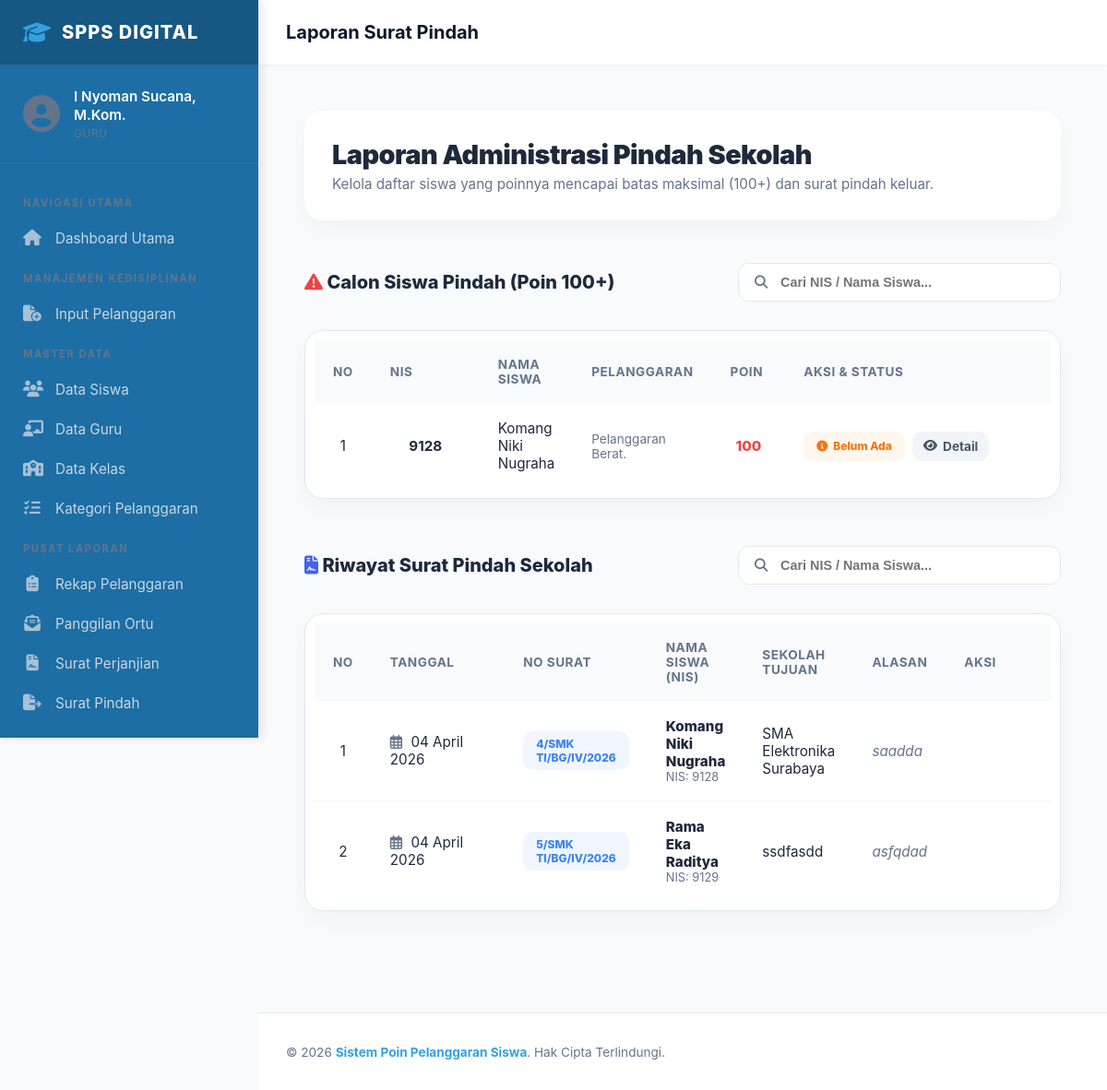
The app's page /pages/laporan/list_pindah.php (signed in), older data.
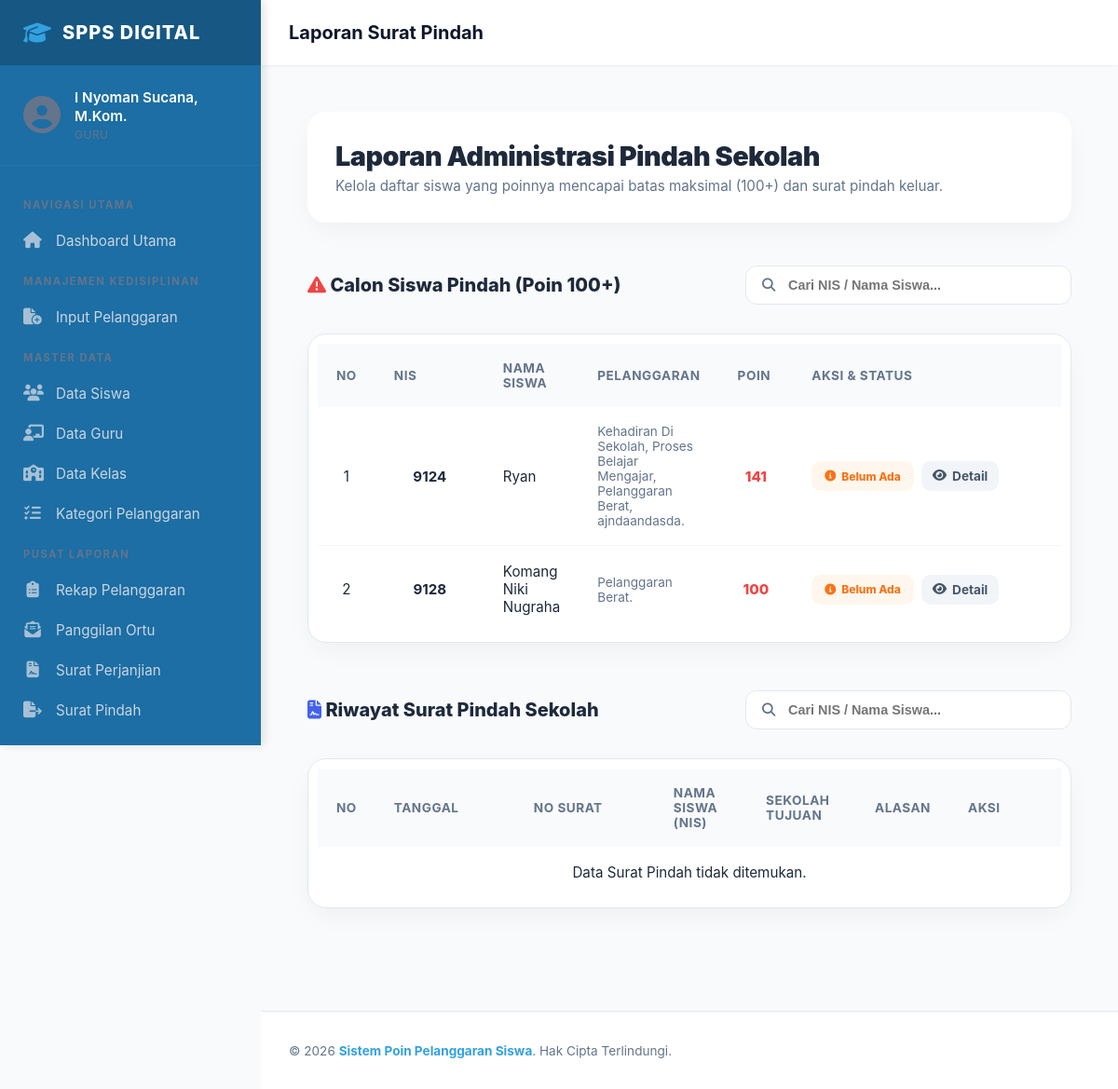
The same page, newer data.
### tables this page shows
CREATE TABLE `siswa` (
  `nis` int(5) NOT NULL,
  `nama_siswa` varchar(50) DEFAULT NULL,
  `jenis_kelamin` enum('Laki - Laki','Perempuan') DEFAULT NULL,
  `alamat` varchar(100) DEFAULT NULL,
  `password` varchar(70) DEFAULT NULL,
  `status` enum('aktif','tidak_aktif','lulus','pindah') DEFAULT NULL,
  `id_ortu_wali` int(5) DEFAULT NULL,
  `id_kelas` int(3) DEFAULT NULL
);

CREATE TABLE `surat_keluar` (
  `id_surat_keluar` int(5) NOT NULL,
  `no_surat` varchar(30) DEFAULT NULL,
  `jenis_surat` varchar(30) DEFAULT NULL,
  `id_surat_pindah` int(5) DEFAULT NULL,
  `nis` int(5) DEFAULT NULL,
  `tanggal_pembuatan_surat` date DEFAULT NULL,
  `id_profil_sekolah` int(2) DEFAULT NULL,
  `id_tahun_ajaran` int(3) DEFAULT NULL,
  `tingkat` varchar(3) DEFAULT NULL,
  `tanggal_pemanggilan` datetime NOT NULL,
  `keperluan` text NOT NULL
);

CREATE TABLE `surat_pindah` (
  `id_surat_pindah` int(5) NOT NULL,
  `sekolah_tujuan` varchar(100) DEFAULT NULL,
  `alasan_pindah` text DEFAULT NULL,
  `nama_ortu` varchar(50) DEFAULT NULL,
  `alamat_ortu` varchar(100) DEFAULT NULL,
  `foto_dokumen` varchar(100) DEFAULT NULL,
  `status` enum('Masih Proses','Selesai','','') DEFAULT NULL
);

### pages/laporan/list_pindah.php (the view, shortened to what the changed rows need)
<?php
include ROOTPATH . "/config/config.php";
include ROOTPATH . "/includes/header.php";
function formatTanggalIndo($tanggal_database) {
    $nama_bulan = [
        "01" => "Januari",  "02" => "Pebruari", "03" => "Maret",
        "04" => "April",    "05" => "Mei",       "06" => "Juni",
        "07" => "Juli",     "08" => "Agustus",   "09" => "September",
        "10" => "Oktober",  "11" => "November",  "12" => "Desember"
    ];
    $timestamp = strtotime($tanggal_database);
    $bagian_tanggal = explode("-", date("d-m-Y", $timestamp));
    return $bagian_tanggal[0] . " " . $nama_bulan[$bagian_tanggal[1]] . " " . $bagian_tanggal[2];
}
function tampilkanJenisPelanggaran($conn, $nis_siswa) {
    $query = mysqli_query($conn,
        "SELECT DISTINCT jenis FROM pelanggaran_siswa JOIN jenis_pelanggaran USING(id_jenis_pelanggaran) WHERE nis = '$nis_siswa'"
    );
    $daftar = [];
    while ($baris = mysqli_fetch_assoc($query)) {
        $daftar[] = htmlspecialchars($baris['jenis']);
    }
    if (!empty($daftar)) {
        echo implode(', ', $daftar) . '.';
    }
}
$keyword_calon = isset($_GET['cari_daftar_siswa']) ? mysqli_real_escape_string($conn, $_GET['cari_daftar_siswa']) : '';
$sql_calon = "
    SELECT main.*, sub.total_poin
    FROM (
        SELECT siswa.*, sk.tanggal_pembuatan_surat AS tanggal_surat, sp.status AS status_dokumen, sp.foto_dokumen, sk.id_surat_pindah
        FROM siswa
        JOIN pelanggaran_siswa USING(nis)
        LEFT JOIN surat_keluar sk ON siswa.nis = sk.nis AND sk.jenis_surat = 'Pindah Sekolah'
        LEFT JOIN surat_pindah sp USING(id_surat_pindah)
        WHERE siswa.status = 'aktif'
          AND (siswa.nama_siswa LIKE '%$keyword_calon%' OR siswa.nis LIKE '%$keyword_calon%')
        GROUP BY siswa.nis, sk.id_surat_pindah, sk.tanggal_pembuatan_surat, sp.status, sp.foto_dokumen
        ORDER BY siswa.nis, sk.tanggal_pembuatan_surat DESC
    ) main
    JOIN (
        SELECT nis, SUM(poin) AS total_poin FROM pelanggaran_siswa JOIN jenis_pelanggaran USING(id_jenis_pelanggaran) GROUP BY nis
    ) sub USING(nis)
    WHERE sub.total_poin >= 100
";
$hasil_calon = mysqli_query($conn, $sql_calon);
$keyword_surat = isset($_GET['cari']) ? mysqli_real_escape_string($conn, $_GET['cari']) : '';
$result_surat_pindah = mysqli_query($conn,
    "SELECT * FROM surat_keluar JOIN siswa USING(nis) JOIN surat_pindah USING(id_surat_pindah)
     WHERE jenis_surat = 'Pindah Sekolah'
     AND (nama_siswa LIKE '%$keyword_surat%' OR nis LIKE '%$keyword_surat%')
     ORDER BY tanggal_pembuatan_surat DESC"
);
?>
<link rel="stylesheet" href="/poin_pelanggaran_siswa/css/pages/laporan/list_pindah.css">
<div class="list-pindah-wrapper animate-fade-in">
    <header class="page-header-premium">
        <div class="header-info">
            <h2>Laporan Administrasi Pindah Sekolah</h2>
        </div>
    </header>
    <div class="table-card">
        <table class="modern-table">
            <thead>
                <tr>
                    <th width="50">No</th>
                    <th width="120">NIS</th>
                    <th>Nama Siswa</th>
                    <th>Pelanggaran</th>
                    <th width="80">Poin</th>
                    <th width="300">Aksi & Status</th>
                </tr>
            </thead>
            <tbody>
                <?php
                $no = 1;
                if (mysqli_num_rows($hasil_calon) == 0) {
                    echo "<tr><td colspan='6' align='center'>Tidak ada siswa dengan poin 100+ saat ini.</td></tr>";
                } else {
                    while ($data_siswa = mysqli_fetch_assoc($hasil_calon)) {
                        $status_class = ($data_siswa['status_dokumen'] == "Selesai") ? "status-success" : (($data_siswa['status_dokumen'] == "Masih Proses") ? "status-progress" : "status-pending");
                        $status_label = ($data_siswa['status_dokumen'] == "Selesai") ? "Selesai" : (($data_siswa['status_dokumen'] == "Masih Proses") ? "Masih Proses" : "Belum Ada");
                        $status_icon = ($data_siswa['status_dokumen'] == "Selesai") ? "fa-check-circle" : (($data_siswa['status_dokumen'] == "Masih Proses") ? "fa-clock" : "fa-info-circle");
                ?>
                <tr>
                    <td align="center"><?= $no++ ?></td>
                    <td align="center"><strong><?= htmlspecialchars($data_siswa['nis']) ?></strong></td>
                    <td><?= htmlspecialchars($data_siswa['nama_siswa']) ?></td>
                    <td style="font-size: 0.85rem; color: #64748b;"><?php tampilkanJenisPelanggaran($conn, $data_siswa['nis']); ?></td>
                    <td align="center"><span style="color: #ef4444; font-weight: 800;"><?= $data_siswa['total_poin'] ?></span></td>
                    <td>
                        <div class="btn-action-group">
                            <span class="status-badge <?= $status_class ?>"><i class="fas <?= $status_icon ?>"></i> <?= $status_label ?></span>
                            <?php if ($data_siswa['status_dokumen'] == NULL) { ?>
                                <a href="/poin_pelanggaran_siswa/pages/laporan/detail_pelanggaran.php?nis=<?= $data_siswa['nis'] ?>&from=list_pindah.php" class="btn-action btn-detail"><i class="fas fa-eye"></i> Detail</a>
                            <?php } elseif ($data_siswa['status_dokumen'] == "Selesai") { ?>
                                <a href="/poin_pelanggaran_siswa/assets/images/<?= htmlspecialchars($data_siswa['foto_dokumen']) ?>" target="_blank" class="btn-action btn-view"><i class="fas fa-image"></i> Lihat Dokumen</a>
                            <?php } ?>
                        </div>
                    </td>
                </tr>
                <?php } } ?>
            </tbody>
        </table>
    </div>
    <div class="table-card">
        <table class="modern-table">
            <thead>
                <tr>
                    <th width="50">No</th>
                    <th width="150">Tanggal</th>
                    <th width="150">No Surat</th>
                    <th>Nama Siswa (NIS)</th>
                    <th>Sekolah Tujuan</th>
                    <th>Alasan</th>
                    <th width="120">Aksi</th>
                </tr>
            </thead>
            <tbody>
                <?php
                $no = 1;
                if (mysqli_num_rows($result_surat_pindah) == 0) {
                    echo "<tr><td colspan='7' align='center'>Data Surat Pindah tidak ditemukan.</td></tr>";
                } else {
                    while ($row = mysqli_fetch_assoc($result_surat_pindah)) {
                ?>
                <tr>
                    <td align="center"><?= $no++ ?></td>
                    <td><i class="far fa-calendar-alt" style="color:var(--text-muted); margin-right:5px;"></i> <?= formatTanggalIndo($row['tanggal_pembuatan_surat']) ?></td>
                    <td><span class="status-badge status-progress"><?= htmlspecialchars($row['no_surat']) ?></span></td>
                    <td>
                        <div style="font-weight: 800; color:var(--text-main);"><?= htmlspecialchars($row['nama_siswa']) ?></div>
                        <div style="font-size: 0.8rem; color:var(--text-muted);">NIS: <?= htmlspecialchars($row['nis']) ?></div>
                    </td>
                    <td><?= htmlspecialchars($row['sekolah_tujuan']) ?></td>
                    <td><span style="font-style: italic; color: var(--text-muted);"><?= htmlspecialchars($row['alasan_pindah']) ?></span></td>
                    <td>
                    </td>
                </tr>
                <?php } } ?>
            </tbody>
        </table>
    </div>
</div>
<?php
include "../../includes/footer.php";
?>

Row changes from the older to the newer data that the page shows:
removed surat_keluar: tanggal_pembuatan_surat "04 April 2026", no_surat "4/SMK TI/BG/IV/2026", nis.nama_siswa "Komang Niki Nugraha", nis "9128", id_surat_pindah.sekolah_tujuan "SMA Elektronika Surabaya", id_surat_pindah.alasan_pindah "saadda"
removed surat_keluar: tanggal_pembuatan_surat "04 April 2026", no_surat "5/SMK TI/BG/IV/2026", nis.nama_siswa "Rama Eka Raditya", nis "9129", id_surat_pindah.sekolah_tujuan "ssdfasdd", id_surat_pindah.alasan_pindah "asfqdad"
now on this page (row edited): siswa: nis "9124", nama_siswa "Ryan", daftar "Kehadiran Di Sekolah, Proses Belajar Mengajar, Pelanggaran Berat, ajndaandasda", total_poin "141", status_label "Belum Ada"
Text that changed along with them:
text now shown: "Data Surat Pindah tidak ditemukan."
